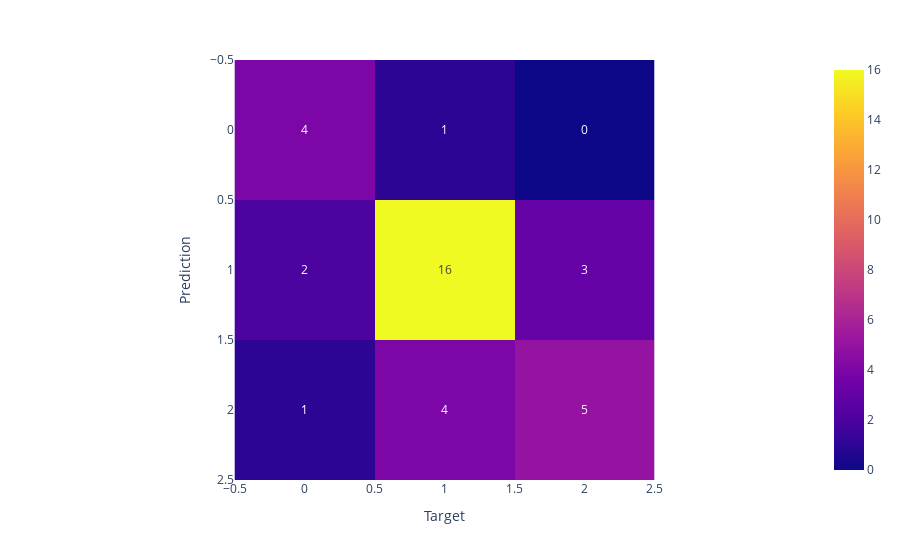

The notebook cell saved with this chart:
### Code cell
plt.rcParams['figure.figsize'] = (10, 10)
fig = px.imshow(confusion_matrix(y_test, knn_prediction), text_auto=True)
fig.update_layout(xaxis_title = 'Target', yaxis_title = 'Prediction')

### Figure 1 — Plotly figure (JSON) as saved in the notebook; plotly's stock layout.template omitted (floating-point values rounded to 4 significant figures)
{"data": [{"coloraxis": "coloraxis", "hovertemplate": "x: %{x}<br>y: %{y}<br>color: %{z}<extra></extra>", "name": "0", "texttemplate": "%{z}", "type": "heatmap", "xaxis": "x", "yaxis": "y", "z": [[4, 1, 0], [2, 16, 3], [1, 4, 5]]}], "layout": {"coloraxis": {"colorscale": [[0, "#0d0887"], [0.1111, "#46039f"], [0.2222, "#7201a8"], [0.3333, "#9c179e"], [0.4444, "#bd3786"], [0.5556, "#d8576b"], [0.6667, "#ed7953"], [0.7778, "#fb9f3a"], [0.8889, "#fdca26"], [1, "#f0f921"]]}, "margin": {"t": 60}, "xaxis": {"anchor": "y", "constrain": "domain", "domain": [0, 1], "scaleanchor": "y", "title": {"text": "Target"}}, "yaxis": {"anchor": "x", "autorange": "reversed", "constrain": "domain", "domain": [0, 1], "title": {"text": "Prediction"}}}}
